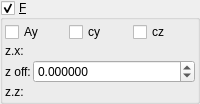
    <widget class="MyGroupBox" name="groupCheck_transf_function_enabledF_false">
     <property name="title">
      <string>&amp;F</string>
     </property>
     <property name="checkable">
      <bool>true</bool>
     </property>
     <layout class="QVBoxLayout" name="verticalLayout_19" stretch="0,0">
      <property name="spacing">
       <number>2</number>
      </property>
      <property name="leftMargin">
       <number>2</number>
      </property>
      <property name="topMargin">
       <number>2</number>
      </property>
      <property name="rightMargin">
       <number>2</number>
      </property>
      <property name="bottomMargin">
       <number>2</number>
      </property>
      <item>
       <layout class="QHBoxLayout" name="horizontalLayout_30" stretch="0,0,0">
        <item>
         <widget class="MyCheckBox" name="checkBox_transf_function_enabledAy_false">
          <property name="text">
           <string notr="true">Ay</string>
          </property>
         </widget>
        </item>
        <item>
         <widget class="MyCheckBox" name="checkBox_transf_function_enabledCy_false">
          <property name="text">
           <string notr="true">cy</string>
          </property>
         </widget>
        </item>
        <item>
         <widget class="MyCheckBox" name="checkBox_transf_function_enabledCz_false">
          <property name="text">
           <string notr="true">cz</string>
          </property>
         </widget>
        </item>
       </layout>
      </item>
      <item>
       <layout class="QGridLayout" name="gridLayout_13" columnstretch="0,1">
        <property name="spacing">
         <number>2</number>
        </property>
        <item row="2" column="0">
         <widget class="QLabel" name="label_25">
          <property name="text">
           <string>z.z:</string>
          </property>
         </widget>
        </item>
        <item row="0" column="0">
         <widget class="QLabel" name="label_30">
          <property name="text">
           <string>z.x:</string>
          </property>
         </widget>
        </item>
        <item row="1" column="1">
         <widget class="MyDoubleSpinBox" name="spinbox_transf_offsetC_0">
          <property name="sizePolicy">
           <sizepolicy hsizetype="Minimum" vsizetype="Maximum">
            <horstretch>0</horstretch>
            <verstretch>0</verstretch>
           </sizepolicy>
          </property>
          <property name="prefix">
           <string/>
          </property>
          <property name="suffix">
           <string/>
          </property>
          <property name="decimals">
           <number>6</number>
          </property>
          <property name="minimum">
           <double>-99.998999999999995</double>
          </property>
          <property name="maximum">
           <double>99.998999999999995</double>
          </property>
          <property name="singleStep">
           <double>0.100000000000000</double>
          </property>
         </widget>
        </item>
        <item row="1" column="0">
         <widget class="QLabel" name="label_21">
          <property name="text">
           <string>z off:</string>
          </property>
         </widget>
        </item>
       </layout>
      </item>
     </layout>
    </widget>
